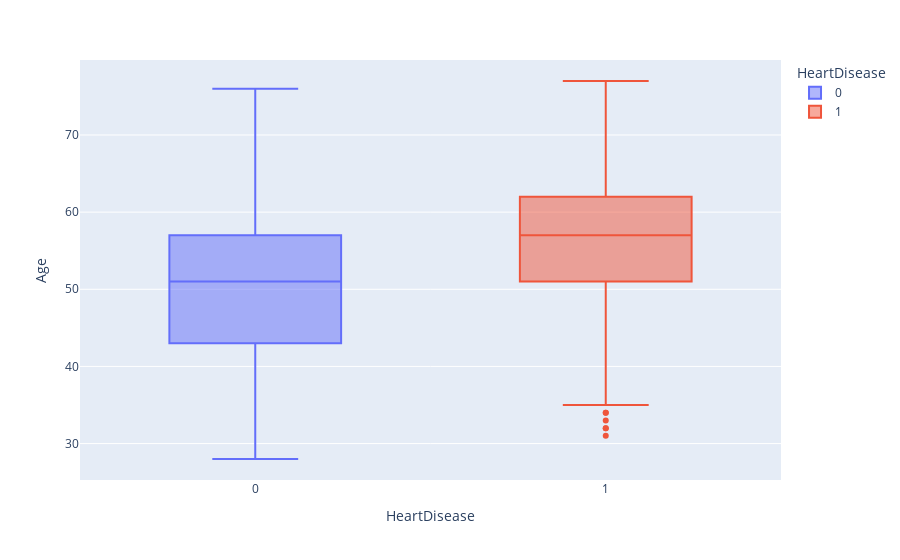

Write notebook code for a chart like this one.
### Code cell
px.box(data_frame=df,
    x=df.HeartDisease,
    y=df.Age,
    color=df.HeartDisease)

### Figure 1 — Plotly figure (JSON) as saved in the notebook; plotly's stock layout.template omitted (floating-point values rounded to 4 significant figures; data arrays with more than 128 entries replaced by an {"elided": "..."} marker saying what was removed)
{"data": [{"alignmentgroup": "True", "hovertemplate": "HeartDisease=%{x}<br>Age=%{y}<extra></extra>", "legendgroup": "0", "marker": {"color": "#636efa"}, "name": "0", "notched": false, "offsetgroup": "0", "orientation": "v", "showlegend": true, "type": "box", "x": {"elided": "410 int values"}, "x0": " ", "xaxis": "x", "y": {"elided": "410 int values"}, "y0": " ", "yaxis": "y"}, {"alignmentgroup": "True", "hovertemplate": "HeartDisease=%{x}<br>Age=%{y}<extra></extra>", "legendgroup": "1", "marker": {"color": "#EF553B"}, "name": "1", "notched": false, "offsetgroup": "1", "orientation": "v", "showlegend": true, "type": "box", "x": {"elided": "508 int values"}, "x0": " ", "xaxis": "x", "y": {"elided": "508 int values"}, "y0": " ", "yaxis": "y"}], "layout": {"boxmode": "overlay", "legend": {"title": {"text": "HeartDisease"}, "tracegroupgap": 0}, "margin": {"t": 60}, "xaxis": {"anchor": "y", "categoryarray": [0, 1], "categoryorder": "array", "domain": [0, 1], "title": {"text": "HeartDisease"}}, "yaxis": {"anchor": "x", "domain": [0, 1], "title": {"text": "Age"}}}}
